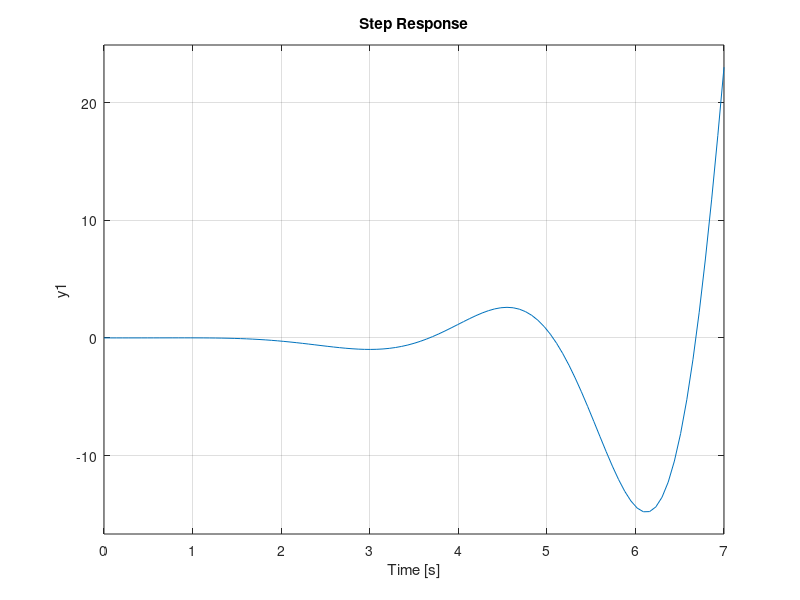

Here is the MATLAB script that generated this plot:
close all; clear all; history -c; clc;
pkg load control;

s = tf("s");
G5 = (s - 4)/(s^5 + s^4 + 3*s^3 + 9*s^2 + 16*s + 10);

% Enciso 1:
PolosG5 = pole(G5)

% Enciso 2:
pzmap(G5)

% Enciso 3:
if all(real(PolosG5)<0)
  disp("El Sistema es Estable");
else
  disp("El Sistema es Inestable");
end

% Enciso 4:
step(G5)
